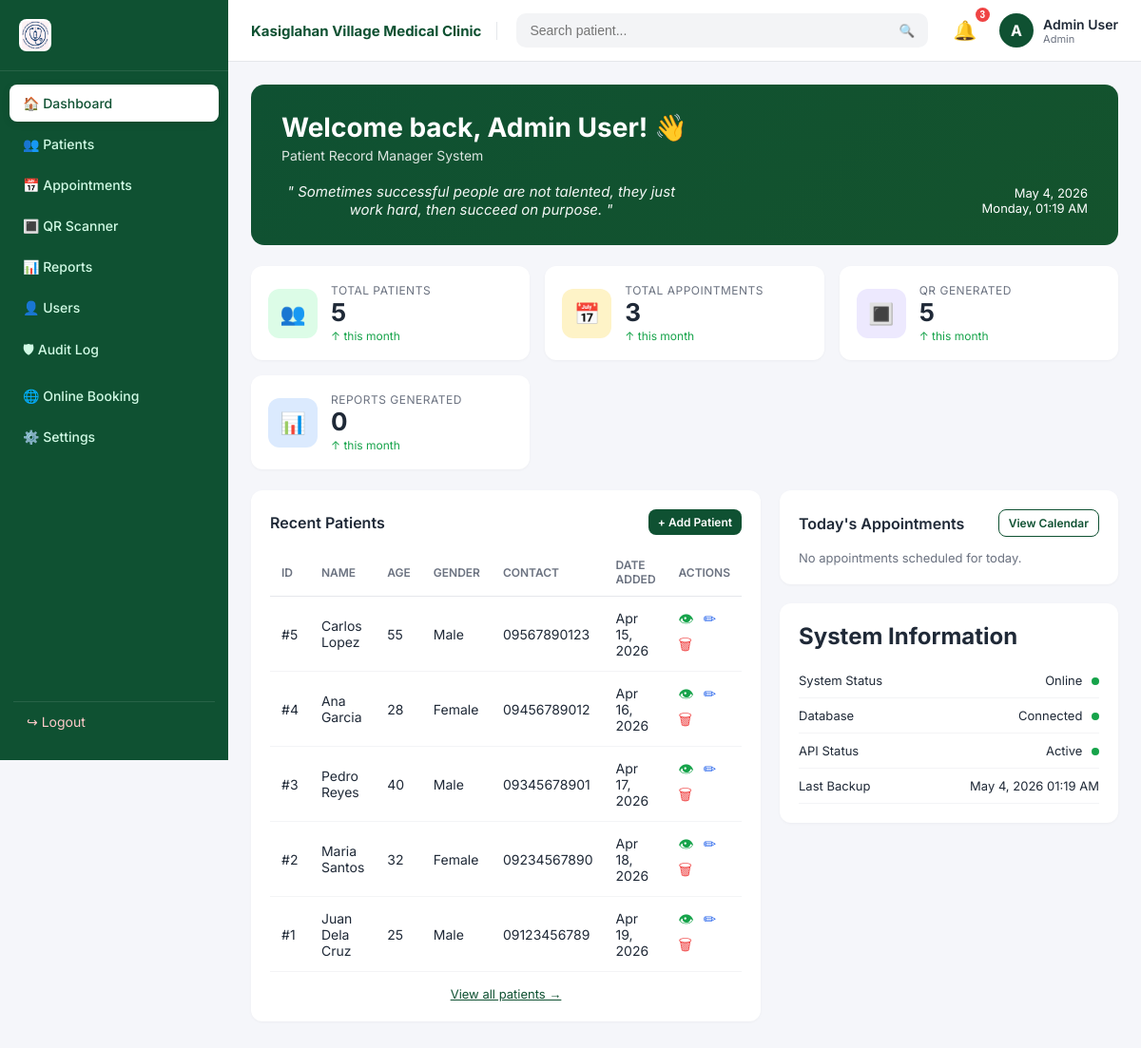
/index.php (signed in), run on the app's committed database.
### tables this page shows
CREATE TABLE patients (
  id INT AUTO_INCREMENT PRIMARY KEY,
  name VARCHAR(150) NOT NULL,
  age  INT NOT NULL,
  gender ENUM('Male','Female','Other') NOT NULL,
  contact VARCHAR(40) NOT NULL,
  address VARCHAR(255) DEFAULT NULL,
  email VARCHAR(160) DEFAULT NULL,
  consent_share TINYINT(1) NOT NULL DEFAULT 0,         
  consent_sms   TINYINT(1) NOT NULL DEFAULT 1,         
  consent_email TINYINT(1) NOT NULL DEFAULT 1,         
  consent_updated_at TIMESTAMP NULL DEFAULT NULL,
  date_added DATE NOT NULL DEFAULT (CURRENT_DATE),
  created_at TIMESTAMP DEFAULT CURRENT_TIMESTAMP
);

### includes/auth.php (called while the page is built, shortened)
<?php
function current_user() { return $_SESSION['user'] ?? null; }
function e($v) { return htmlspecialchars((string)$v, ENT_QUOTES, 'UTF-8'); }

### index.php (the view, shortened to what this page needs)
<?php
require_once __DIR__ . '/includes/header.php';
$totalPatients = (int)$pdo->query("SELECT COUNT(*) FROM patients")->fetchColumn();
$totalAppts    = (int)$pdo->query("SELECT COUNT(*) FROM appointments")->fetchColumn();
$totalReports  = (int)$pdo->query("SELECT COUNT(*) FROM reports")->fetchColumn();
$qrGenerated   = $totalPatients;
$recent = $pdo->query("SELECT * FROM patients ORDER BY id DESC LIMIT 5")->fetchAll();
$today  = $pdo->query("SELECT a.*, p.name FROM appointments a JOIN patients p ON p.id=a.patient_id WHERE a.appt_date = CURDATE() ORDER BY a.appt_time")->fetchAll();
?>
<div class="hero">
  <div>
    <h1>Welcome back, <?= e($u['full_name']) ?>! 👋</h1>
    <p>Patient Record Manager System</p>
  </div>
  <blockquote>" Sometimes successful people are not talented, they just work hard, then succeed on purpose. "</blockquote>
  <div class="date">
    <div><?= date('F j, Y') ?></div>
    <div><?= date('l, h:i A') ?></div>
  </div>
</div>
<div class="stats">
  <div class="stat"><div class="icon green">👥</div><div><div class="label">Total Patients</div><div class="value"><?= $totalPatients ?></div><div class="delta">↑ this month</div></div></div>
  <div class="stat"><div class="icon amber">📅</div><div><div class="label">Total Appointments</div><div class="value"><?= $totalAppts ?></div><div class="delta">↑ this month</div></div></div>
  <div class="stat"><div class="icon violet">🔳</div><div><div class="label">QR Generated</div><div class="value"><?= $qrGenerated ?></div><div class="delta">↑ this month</div></div></div>
  <div class="stat"><div class="icon blue">📊</div><div><div class="label">Reports Generated</div><div class="value"><?= $totalReports ?></div><div class="delta">↑ this month</div></div></div>
</div>
<div class="grid-2">
  <div class="panel">
    <div class="panel-head"><h2>Recent Patients</h2><a class="btn btn-primary btn-sm" href="<?= BASE_URL ?>/patients/add.php">+ Add Patient</a></div>
    <table>
      <thead><tr><th>ID</th><th>Name</th><th>Age</th><th>Gender</th><th>Contact</th><th>Date Added</th><th>Actions</th></tr></thead>
      <tbody>
      <?php foreach ($recent as $r): ?>
        <tr>
          <td>#<?= e($r['id']) ?></td>
          <td><?= e($r['name']) ?></td>
          <td><?= e($r['age']) ?></td>
          <td><?= e($r['gender']) ?></td>
          <td><?= e($r['contact']) ?></td>
          <td><?= e(date('M j, Y', strtotime($r['date_added']))) ?></td>
          <td class="actions">
            <a class="view" title="View" href="<?= BASE_URL ?>/patients/view.php?id=<?= $r['id'] ?>">👁</a>
            <a class="edit" title="Edit" href="<?= BASE_URL ?>/patients/edit.php?id=<?= $r['id'] ?>">✏</a>
            <a class="del del-confirm" title="Delete" href="<?= BASE_URL ?>/patients/delete.php?id=<?= $r['id'] ?>">🗑</a>
          </td>
        </tr>
      <?php endforeach; ?>
      </tbody>
    </table>
    <div style="text-align:center;margin-top:12px"><a href="<?= BASE_URL ?>/patients/index.php" style="color:#0f5132;font-size:13px">View all patients →</a></div>
  </div>
  <div>
    <div class="panel">
      <div class="panel-head"><h2>Today's Appointments</h2><a class="btn btn-outline btn-sm" href="<?= BASE_URL ?>/appointments/index.php">View Calendar</a></div>
      <?php if (!$today): ?><p style="color:#6b7280;font-size:13px">No appointments scheduled for today.</p><?php endif; ?>
    </div>
    <div class="panel">
      <h2 style="margin-bottom:14px">System Information</h2>
      <ul class="sys-list">
        <li><span>System Status</span><span>Online <span class="dot"></span></span></li>
        <li><span>Database</span><span>Connected <span class="dot"></span></span></li>
        <li><span>API Status</span><span>Active <span class="dot"></span></span></li>
        <li><span>Last Backup</span><span><?= date('M j, Y h:i A') ?></span></li>
      </ul>
    </div>
  </div>
</div>
<?php require_once __DIR__ . '/includes/footer.php'; ?>

### assets/css/style.css (style rules this page uses)
* { box-sizing:border-box;margin:0;padding:0 }
body { font-family:'Inter',system-ui,sans-serif;background:#f5f6fa;color:#1f2937;display:flex;min-height:100vh }
.hero { background:linear-gradient(135deg,#0f5132 0%,#14532d 100%);color:#fff;border-radius:14px;padding:28px 32px;display:flex;justify-content:space-between;align-items:center;flex-wrap:wrap;gap:20px;margin-bottom:22px;position:relative;overflow:hidden }
.hero h1 { font-size:28px;margin-bottom:4px }
.hero p { opacity:.85;font-size:14px }
.hero blockquote { font-style:italic;font-size:15px;max-width:420px;text-align:center;opacity:.95 }
.hero .date { text-align:right;font-size:13px }
.stats { display:grid;grid-template-columns:repeat(auto-fit,minmax(220px,1fr));gap:16px;margin-bottom:22px }
.stat { background:#fff;border-radius:12px;padding:18px;display:flex;gap:14px;align-items:center;box-shadow:0 1px 3px rgba(0,0,0,.04) }
.stat .icon { width:52px;height:52px;border-radius:12px;display:flex;align-items:center;justify-content:center;font-size:22px }
.stat .icon.green { background:#dcfce7;color:#15803d }
.stat .icon.amber { background:#fef3c7;color:#b45309 }
.stat .icon.violet { background:#ede9fe;color:#6d28d9 }
.stat .icon.blue { background:#dbeafe;color:#1d4ed8 }
.stat .label { font-size:12px;color:#6b7280;text-transform:uppercase;letter-spacing:.5px }
.stat .value { font-size:26px;font-weight:700 }
.stat .delta { font-size:12px;color:#16a34a;margin-top:2px }
.grid-2 { display:grid;grid-template-columns:1.2fr 1fr;gap:20px }
.panel { background:#fff;border-radius:12px;padding:20px;box-shadow:0 1px 3px rgba(0,0,0,.04);margin-bottom:20px }
.panel-head { display:flex;justify-content:space-between;align-items:center;margin-bottom:14px }
.panel-head h2 { font-size:16px;font-weight:600 }
.btn { display:inline-flex;align-items:center;gap:6px;border:none;border-radius:8px;padding:9px 14px;font-size:13px;font-weight:600;cursor:pointer;text-decoration:none;transition:.2s }
.btn-primary { background:#0f5132;color:#fff }
.btn-outline { background:#fff;color:#0f5132;border:1px solid #0f5132 }
.btn-sm { padding:6px 10px;font-size:12px }
table { width:100%;border-collapse:collapse;font-size:14px }
thead th { text-align:left;padding:10px 12px;color:#6b7280;font-weight:600;font-size:12px;text-transform:uppercase;border-bottom:1px solid #e5e7eb }
tbody td { padding:12px;border-bottom:1px solid #f3f4f6 }
.actions a { margin-right:6px;text-decoration:none;font-size:16px }
.actions .view { color:#16a34a }
.actions .edit { color:#2563eb }
.actions .del { color:#ef4444 }
.sys-list { list-style:none }
.sys-list li { display:flex;justify-content:space-between;padding:10px 0;border-bottom:1px solid #f3f4f6;font-size:13px }
.dot { display:inline-block;width:8px;height:8px;border-radius:50%;background:#16a34a;margin-left:6px }

### data on the page
patients: id "5", name "Carlos Lopez", age "55", gender "Male", contact "09567890123", date_added "Apr 15, 2026"
patients: id "4", name "Ana Garcia", age "28", gender "Female", contact "09456789012", date_added "Apr 16, 2026"
patients: id "3", name "Pedro Reyes", age "40", gender "Male", contact "09345678901", date_added "Apr 17, 2026"
patients: id "2", name "Maria Santos", age "32", gender "Female", contact "09234567890", date_added "Apr 18, 2026"
patients: id "1", name "Juan Dela Cruz", age "25", gender "Male", contact "09123456789", date_added "Apr 19, 2026"

### other printed values
CLINIC_NAME "Kasiglahan Village Medical Clinic"
substr($u['full_name'],0,1) "A"
$u['full_name'] "Admin User"
$u['role'] "Admin"
$totalPatients "5"
$totalAppts "3"
$qrGenerated "5"
$totalReports "0"
